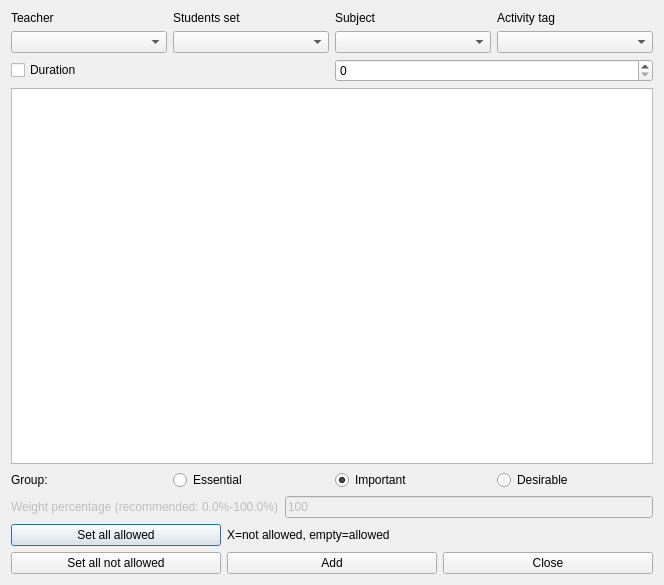
<?xml version="1.0" encoding="UTF-8"?>
<ui version="4.0">
 <class>AddConstraintActivitiesPreferredTimeSlotsForm_template</class>
 <widget class="QDialog" name="AddConstraintActivitiesPreferredTimeSlotsForm_template">
  <property name="geometry">
   <rect>
    <x>0</x>
    <y>0</y>
    <width>664</width>
    <height>585</height>
   </rect>
  </property>
  <property name="windowTitle">
   <string extracomment="This is the title of the dialog to add a new constraint of this type">Add activities preferred time slots</string>
  </property>
  <layout class="QGridLayout" name="gridLayout">
   <item row="0" column="0">
    <layout class="QGridLayout" name="filterGridLayout">
     <item row="0" column="3">
      <widget class="QLabel" name="activityTagsTextLabel">
       <property name="text">
        <string>Activity tag</string>
       </property>
       <property name="wordWrap">
        <bool>false</bool>
       </property>
      </widget>
     </item>
     <item row="1" column="1">
      <widget class="QComboBox" name="studentsComboBox"/>
     </item>
     <item row="1" column="3">
      <widget class="QComboBox" name="activityTagsComboBox"/>
     </item>
     <item row="0" column="1">
      <widget class="QLabel" name="studentsTextLabel">
       <property name="text">
        <string>Students set</string>
       </property>
       <property name="wordWrap">
        <bool>false</bool>
       </property>
      </widget>
     </item>
     <item row="1" column="2">
      <widget class="QComboBox" name="subjectsComboBox"/>
     </item>
     <item row="0" column="2">
      <widget class="QLabel" name="subjectsTextLabel">
       <property name="text">
        <string>Subject</string>
       </property>
       <property name="wordWrap">
        <bool>false</bool>
       </property>
      </widget>
     </item>
     <item row="1" column="0">
      <widget class="QComboBox" name="teachersComboBox"/>
     </item>
     <item row="0" column="0">
      <widget class="QLabel" name="teachersTextLabel">
       <property name="text">
        <string>Teacher</string>
       </property>
       <property name="wordWrap">
        <bool>false</bool>
       </property>
      </widget>
     </item>
    </layout>
   </item>
   <item row="1" column="0">
    <layout class="QHBoxLayout" name="horizontalLayout">
     <item>
      <widget class="QCheckBox" name="durationCheckBox">
       <property name="text">
        <string>Duration</string>
       </property>
      </widget>
     </item>
     <item>
      <widget class="QSpinBox" name="durationSpinBox"/>
     </item>
    </layout>
   </item>
   <item row="2" column="0">
    <widget class="QTableWidget" name="preferredTimesTable"/>
   </item>
   <item row="3" column="0">
    <layout class="QHBoxLayout" name="horizontalLayout_4">
     <item>
      <widget class="QLabel" name="groupTextLabel">
       <property name="text">
        <string>Group:</string>
       </property>
      </widget>
     </item>
     <item>
      <widget class="QRadioButton" name="essentialRadioButton">
       <property name="text">
        <string>Essential</string>
       </property>
      </widget>
     </item>
     <item>
      <widget class="QRadioButton" name="importantRadioButton">
       <property name="text">
        <string>Important</string>
       </property>
       <property name="checked">
        <bool>true</bool>
       </property>
      </widget>
     </item>
     <item>
      <widget class="QRadioButton" name="desirableRadioButton">
       <property name="text">
        <string>Desirable</string>
       </property>
      </widget>
     </item>
    </layout>
   </item>
   <item row="4" column="0">
    <layout class="QHBoxLayout" name="weightBoxLayout">
     <item>
      <widget class="QLabel" name="weightTextLabel">
       <property name="enabled">
        <bool>false</bool>
       </property>
       <property name="frameShape">
        <enum>QFrame::NoFrame</enum>
       </property>
       <property name="frameShadow">
        <enum>QFrame::Plain</enum>
       </property>
       <property name="text">
        <string>Weight percentage (recommended: 0.0%-100.0%)</string>
       </property>
       <property name="wordWrap">
        <bool>false</bool>
       </property>
      </widget>
     </item>
     <item>
      <widget class="QLineEdit" name="weightLineEdit">
       <property name="enabled">
        <bool>false</bool>
       </property>
       <property name="text">
        <string notr="true">100</string>
       </property>
      </widget>
     </item>
    </layout>
   </item>
   <item row="5" column="0">
    <layout class="QGridLayout" name="buttonsGridLayout">
     <item row="0" column="0">
      <widget class="QPushButton" name="setAllAllowedPushButton">
       <property name="text">
        <string comment="It refers to time slots">Set all allowed</string>
       </property>
      </widget>
     </item>
     <item row="0" column="1" colspan="2">
      <widget class="QLabel" name="label">
       <property name="text">
        <string extracomment="This is an explanation in a dialog for a constraint. It says that symbol X means that this slot is not allowed, and an empty cell means that the slot is allowed">X=not allowed, empty=allowed</string>
       </property>
      </widget>
     </item>
     <item row="1" column="0">
      <widget class="QPushButton" name="setAllNotAllowedPushButton">
       <property name="text">
        <string comment="It refers to time slots">Set all not allowed</string>
       </property>
      </widget>
     </item>
     <item row="1" column="1">
      <widget class="QPushButton" name="addConstraintPushButton">
       <property name="text">
        <string>Add</string>
       </property>
      </widget>
     </item>
     <item row="1" column="2">
      <widget class="QPushButton" name="closePushButton">
       <property name="text">
        <string>Close</string>
       </property>
      </widget>
     </item>
    </layout>
   </item>
  </layout>
 </widget>
 <layoutdefault spacing="6" margin="11"/>
 <resources/>
 <connections/>
</ui>
